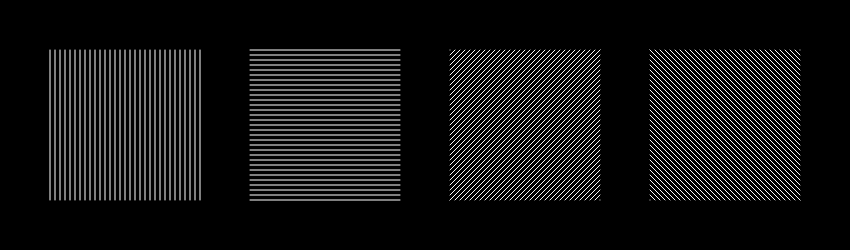
Frame 1 (no input)
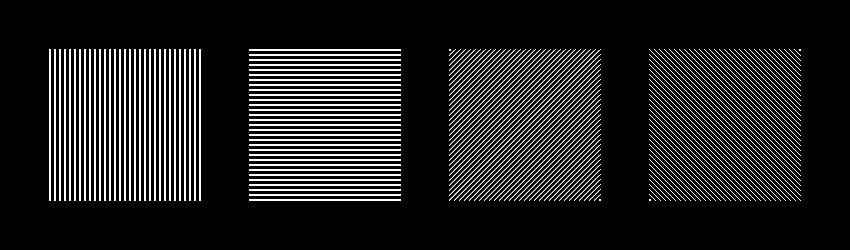
Frame 60 (no input)
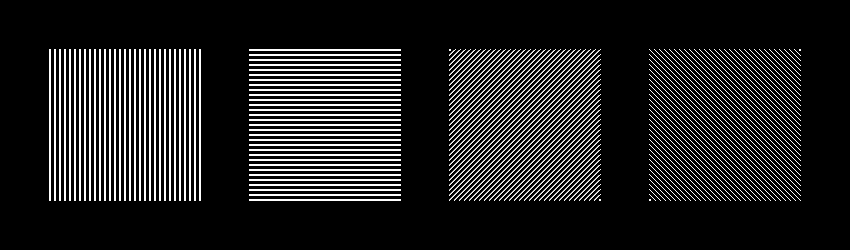
Frame 120 (the mouse pressed at the canvas centre since frame 60)

The p5.js sketch that drew these frames (run headless with seeded random() and noise() and a simulated clock; from frame 60 on, the mouse is pressed at the canvas centre):

// p5.js sketch
// ── sketch.js
//define canvas variable for centering
var cnv;
//define diagonal line constants for 3rd and 4th sections
var x01 = 450; var y01 = 50; //upper left corner 3rd segment
var x11 = 600; var y11 = 200; //lower right corner 3rd segment
var x02 = 800; var y02 = 50; //upper right corner 4th segment
var x12 = 650; var y12 = 200; //lower left corner 4th segment

function setup() {
  cnv = createCanvas(850,250);
  centerCanvas();
  background(0);
  stroke(255);

}

function draw() {
  //draw the first vertical line part
  for(var i = 50; i <= 200; i += 5){
    line(i, 50, i, 200);
  }
  
  //leave 50px margin
  
  //draw the second horizontal line part
  for(var i = 50; i <= 200; i += 5){
    line(250, i, 400, i);
  }
  
  //leave 50px margin
  
  //draw third diagonal line part
  for(var i = 0; i <= 30; i++){
    line(x01, y01 + 5*i, x01 + 5*i, y01);
    line(x11, y11 - 5*i, x11 - 5*i, y11);
  }
  
  //leave 50px margin
  
  //draw fourth diagonal line part
  for(var i = 0; i <= 30; i++){
    line(x02, y02 + 5*i, x02 - 5*i, y02);
    line(x12 + 5*i, y12, x12, y12 - 5*i);
  }
}

//center canvas method
// source: https://github.com/processing/p5.js/wiki/Positioning-your-canvas
function centerCanvas() {
  var x = (windowWidth - width) / 2;
  var y = (windowHeight - height) / 2;
  cnv.position(x, y);
}
function windowResized() {
  centerCanvas();
}
